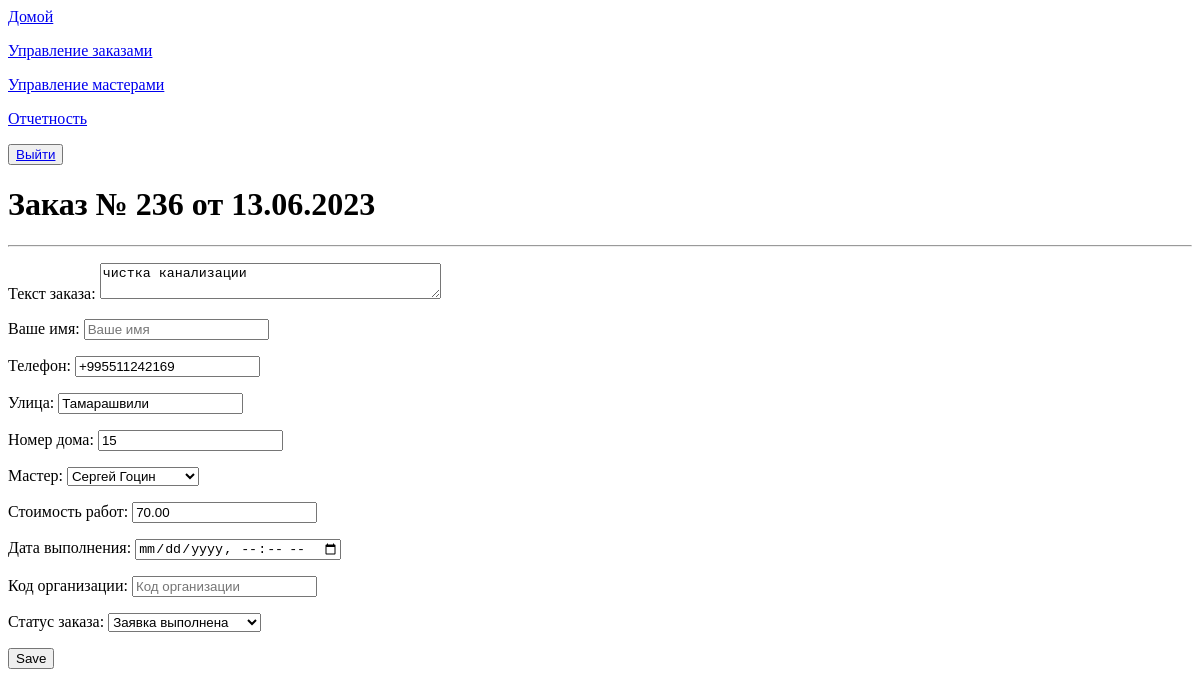
/list_order/update/236, run on an earlier commit of the app's database.
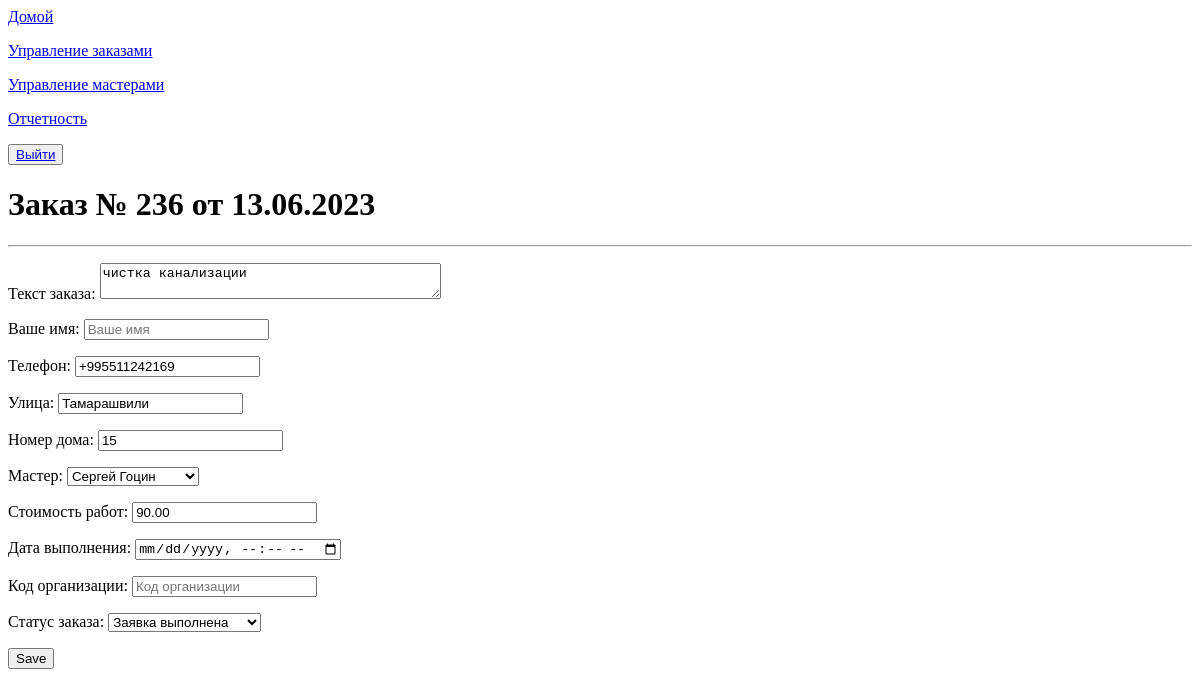
And on a later commit of the database.
### app_site/models.py (models this page shows, shortened)
class OrderList(models.Model):
    time_in = models.DateTimeField(auto_now_add=True, verbose_name='Дата заказа')
    time_out = models.DateTimeField(null=True, blank=True, verbose_name='Дата выполнения')
    repairer_id = models.ForeignKey("RepairerList", on_delete=models.SET_NULL, null=True, blank=True,
                                    verbose_name='Мастер', default='', )
    price = models.DecimalField(decimal_places=2, max_digits=7, null=True, blank=True, verbose_name='Стоимость работ')
    text_order = models.CharField(max_length=1500, verbose_name='Описание проблемы', blank=True, null=True)
    customer_name = models.CharField(max_length=50, verbose_name='Ваше имя')
    customer_phone = models.CharField(max_length=16, verbose_name='Номер телефона')
    customer_code = models.CharField(max_length=16, verbose_name='Код организации', blank=True, null=True)
    address_city = models.CharField(max_length=2, choices=CITY_CHOICES, default='TB', null=True, blank=True,
                                    verbose_name='Город')
    order_status = models.CharField(max_length=3, choices=ORDER_STATUS, default='BEG', null=True, blank=True,
                                    verbose_name='Статус заказа')
    address_street_app = models.CharField(max_length=150, verbose_name='Улица', null=True, blank=True)
    address_num = models.CharField(max_length=10, verbose_name='Номер дома', null=True, blank=True)
    services = models.ManyToManyField('Service', through='Invoice')

### app_site/views.py (the view)
# urls.py: path('list_order/update/<int:pk>', OrderUpdate.as_view(), name='update'),
class OrderUpdate(UpdateView):
    model = OrderList
    template_name = 'order_update.html'
    form_class = OrderForm
    success_url = reverse_lazy('list_order')
    def get_context_data(self, **kwargs):
        context = super().get_context_data(**kwargs)
        context['time_in']=self.object.time_in
        context['pk'] = self.object.pk
        return context

### app_site/models.py (called while the page is built)
    def __str__(self):
        return f"{self.name} {self.s_name}"

### templates/order_update.html (shortened to what this page needs)
{% extends 'flatpages/default.html' %}
{% block body %}
<button> <a href="/app/logout/">Выйти</a> </button>
<h1>Заказ № {{ pk }} от {{ time_in|date:"d.m.Y" }}</h1>
<hr>
<form action="" method="post" enctype="multipart/form-data">
    {{ form.as_p }}
    <input type="submit" value="Save" />
</form>
{% endblock body %}

What changed in the data, as far as the page shows it:
changed OrderList "чистка канализации": price "70.00" → "90.00"
